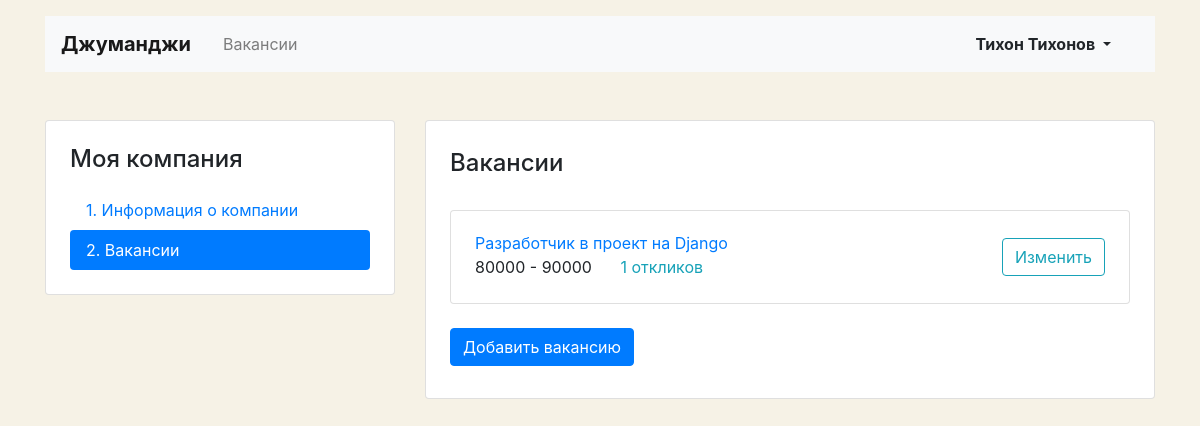
Page /mycompany/vacancies/ (signed in) on the committed database.
### junior/models.py (models this page shows, shortened)
class Vacancy(models.Model):
    title = models.CharField(max_length=64)
    specialty = models.ForeignKey(Specialty, on_delete=models.CASCADE, related_name='vacancies', null=True)
    company = models.ForeignKey(Company, on_delete=models.CASCADE, related_name='vacancies', null=True)
    skills = models.TextField()
    description = models.TextField()
    salary_min = models.IntegerField()
    salary_max = models.IntegerField()
    published_at = models.DateField()

### junior/views/account.py (the view)
# urls.py: path('mycompany/vacancies/', MyCompanyVacanciesView.as_view()),
@method_decorator(login_required, name='dispatch')
class MyCompanyVacanciesView(View):
    def get(self, request):
        if not Company.objects.filter(owner__id=request.user.id):
            return redirect('my_company')
        vacancies = Vacancy.objects.filter(company_id=request.user.company.id)\
            .values('id', 'title', 'salary_min', 'salary_max')\
            .annotate(applications_count=Count('applications'))
        context = {
            'vacancies': vacancies
        }
        return render(request, 'junior/vacancy-list.html', context)

### junior/templates/junior/vacancy-list.html (shortened to what this page needs)
{% extends './base.html' %}
{% block content %}
  <main class="container mt-3 pb-5">
    <div class="row mt-5">
      {% include './my-area-nav.html' %}
      <div class="col-12 col-lg-8">
        <div class="card">
          <div class="card-body px-4 pb-4">
            <section class="tab-pane fade show active">
              <h2 class="h4 pt-2 pb-3">Вакансии</h2>
              {% for vacancy in vacancies %}
                <div class="card mt-3">
                  <div class="card-body px-4">
                    <div class="row align-items-center">
                      <div class="col-6 col-lg-8">
                        <a href="/vacancies/{{ vacancy.id }}/" class="mb-1">{{ vacancy.title }}</a>
                        <p class="mb-1">
                          <span class="mr-4">{{ vacancy.salary_min }} - {{ vacancy.salary_max }}</span>
                          {% if vacancy.applications_count %}
                            <a href="/mycompany/vacancies/{{ vacancy.id }}#applications" class="text-info">{{ vacancy.applications_count }} откликов</a>
                          {% else %}
                            <span class="text-muted">Нет откликов</span>
                          {% endif %}
                        </p>
                      </div>
                      <div class="col-6 col-lg-4 text-right">
                        <a href="/mycompany/vacancies/{{ vacancy.id }}/" class="btn btn-outline-info">Изменить</a>
                      </div>
                    </div>
                  </div>
                </div>
              {% endfor %}
            </section>
              <a href="/mycompany/vacancy/create/" class="btn btn-primary mt-4 mb-2">Добавить вакансию</a>
          </div>
        </div>
      </div>
    </div>
  </main>
{% endblock %}

### junior/templates/junior/base.html (shortened to what this page needs)
<!DOCTYPE html>
<html lang="ru">
<head>
  <link rel="stylesheet" href="https://stackpath.bootstrapcdn.com/bootstrap/4.3.1/css/bootstrap.min.css">
</head>
<body>
  <header class="container mt-3">
    <nav class="navbar navbar-expand-lg navbar-light bg-light">
      <a class="navbar-brand mr-4 font-weight-bold" href="/">Джуманджи</a>
      <div class="collapse navbar-collapse justify-content-between" id="navbarNav">
        <ul class="navbar-nav col-10">
          <li class="nav-item {% if request.path == '/vacancies/' %}active{% endif %}">
            <a class="nav-link" href="/vacancies/">Вакансии</a>
          </li>
        </ul>
        <ul class="navbar-nav col-2 justify-content-end">
          <li class="nav-item active">
            {% if user.is_authenticated %}
              <div class="btn-group">
                <button type="button" class="btn dropdown-toggle font-weight-bold" data-toggle="dropdown" aria-haspopup="true" aria-expanded="false">
                  {{ user.first_name }} {{ user.last_name }}
                </button>
              </div>
            {% else %}
              <a href="/login/" class="nav-link font-weight-bold">Вход</a>
            {% endif %}
          </li>
        </ul>
      </div>
    </nav>
  </header>
  {% block content %} {% endblock %}
</body>
</html>

### junior/templates/junior/vacancy-list.html (style rules this page uses)
body { background-color: #F6F2E6; }

### rows in the picture
Vacancy: title "Разработчик в проект на Django", salary_min "80000", salary_max "90000", applications_count "1"

### other values in the picture
{{ user.first_name }} "Тихон"
{{ user.last_name }} "Тихонов"
